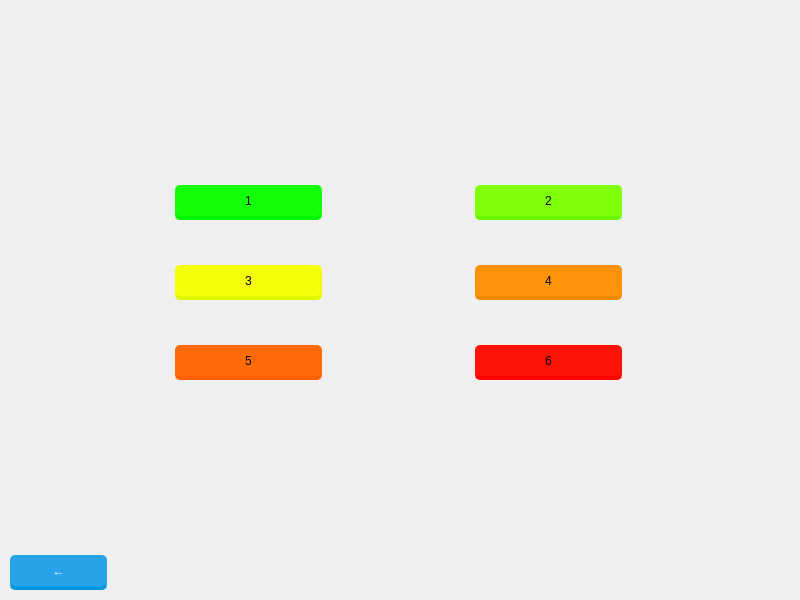
<?xml version="1.0" encoding="UTF-8"?>
<ui version="4.0">
 <class>LevelsWindowClass</class>
 <widget class="QWidget" name="LevelsWindowClass">
  <property name="geometry">
   <rect>
    <x>0</x>
    <y>0</y>
    <width>800</width>
    <height>600</height>
   </rect>
  </property>
  <property name="windowTitle">
   <string>LevelsWindow</string>
  </property>
  <widget class="QPushButton" name="level1Button">
   <property name="geometry">
    <rect>
     <x>175</x>
     <y>180</y>
     <width>150</width>
     <height>40</height>
    </rect>
   </property>
   <property name="styleSheet">
    <string notr="true">float:right;
font: 16pt &quot;MS Shell Dlg 2&quot;;
margin-right: 3%;
margin-top: 5px;
border-radius: 5px;
 -moz-border-radius: 5px;
-webkit-border-radius: 5px;
 padding: 5px 9px;
font-size: 1.2em;
background-color: rgba(19, 255, 8, 1);
text-shadow: #454545 0 0 2px;
border-bottom: 4px solid rgba(0, 245, 0, 1);
 color: black;
font-family: 'Roboto Slab', serif;</string>
   </property>
   <property name="text">
    <string>1</string>
   </property>
  </widget>
  <widget class="QPushButton" name="level2Button">
   <property name="geometry">
    <rect>
     <x>475</x>
     <y>180</y>
     <width>150</width>
     <height>40</height>
    </rect>
   </property>
   <property name="styleSheet">
    <string notr="true">float:right;
font: 16pt &quot;MS Shell Dlg 2&quot;;
margin-right: 3%;
margin-top: 5px;
border-radius: 5px;
 -moz-border-radius: 5px;
-webkit-border-radius: 5px;
 padding: 5px 9px;
font-size: 1.2em;
background-color: rgba(127, 255, 8, 1);
text-shadow: #454545 0 0 2px;
border-bottom: 4px solid rgba(108, 245, 0, 1);
 color: black;
font-family: 'Roboto Slab', serif;</string>
   </property>
   <property name="text">
    <string>2</string>
   </property>
  </widget>
  <widget class="QPushButton" name="level3Button">
   <property name="geometry">
    <rect>
     <x>175</x>
     <y>260</y>
     <width>150</width>
     <height>40</height>
    </rect>
   </property>
   <property name="styleSheet">
    <string notr="true">float:right;
font: 16pt &quot;MS Shell Dlg 2&quot;;
margin-right: 3%;
margin-top: 5px;
border-radius: 5px;
 -moz-border-radius: 5px;
-webkit-border-radius: 5px;
 padding: 5px 9px;
font-size: 1.2em;
background-color: rgba(245, 255, 8, 1);
text-shadow: #454545 0 0 2px;
border-bottom: 4px solid rgba(226, 245, 0, 1);
 color: black;
font-family: 'Roboto Slab', serif;</string>
   </property>
   <property name="text">
    <string>3</string>
   </property>
  </widget>
  <widget class="QPushButton" name="level6Button">
   <property name="geometry">
    <rect>
     <x>475</x>
     <y>340</y>
     <width>150</width>
     <height>40</height>
    </rect>
   </property>
   <property name="styleSheet">
    <string notr="true">float:right;
font: 16pt &quot;MS Shell Dlg 2&quot;;
margin-right: 3%;
margin-top: 5px;
border-radius: 5px;
 -moz-border-radius: 5px;
-webkit-border-radius: 5px;
 padding: 5px 9px;
font-size: 1.2em;
background-color: rgba(255, 19, 8, 1);
text-shadow: #454545 0 0 2px;
border-bottom: 4px solid rgba(255, 0, 0, 1);
 color: black;
font-family: 'Roboto Slab', serif;</string>
   </property>
   <property name="text">
    <string>6</string>
   </property>
  </widget>
  <widget class="QPushButton" name="level5Button">
   <property name="geometry">
    <rect>
     <x>175</x>
     <y>340</y>
     <width>150</width>
     <height>40</height>
    </rect>
   </property>
   <property name="styleSheet">
    <string notr="true">float:right;
font: 16pt &quot;MS Shell Dlg 2&quot;;
margin-right: 3%;
margin-top: 5px;
border-radius: 5px;
 -moz-border-radius: 5px;
-webkit-border-radius: 5px;
 padding: 5px 9px;
font-size: 1.2em;
background-color: rgba(255, 107, 8, 1);
text-shadow: #454545 0 0 2px;
border-bottom: 4px solid rgba(255, 97, 0, 1);
 color: black;
font-family: 'Roboto Slab', serif;</string>
   </property>
   <property name="text">
    <string>5</string>
   </property>
  </widget>
  <widget class="QPushButton" name="level4Button">
   <property name="geometry">
    <rect>
     <x>475</x>
     <y>260</y>
     <width>150</width>
     <height>40</height>
    </rect>
   </property>
   <property name="styleSheet">
    <string notr="true">float:right;
font: 16pt &quot;MS Shell Dlg 2&quot;;
margin-right: 3%;
margin-top: 5px;
border-radius: 5px;
 -moz-border-radius: 5px;
-webkit-border-radius: 5px;
 padding: 5px 9px;
font-size: 1.2em;
background-color: rgba(255, 147, 8, 1);
text-shadow: #454545 0 0 2px;
border-bottom: 4px solid rgba(236, 137, 0, 1);
 color: black;
font-family: 'Roboto Slab', serif;</string>
   </property>
   <property name="text">
    <string>4</string>
   </property>
  </widget>
  <widget class="QPushButton" name="mainWindow">
   <property name="geometry">
    <rect>
     <x>10</x>
     <y>550</y>
     <width>100</width>
     <height>40</height>
    </rect>
   </property>
   <property name="styleSheet">
    <string notr="true">float:right;
font: 32pt &quot;MS Shell Dlg 2&quot;;
margin-right: 3%;
margin-top: 5px;
border-radius: 5px;
 -moz-border-radius: 5px;
-webkit-border-radius: 5px;
 padding: 5px 9px;
font-size: 1.2em;
background-color: rgba(40, 162, 232, 1);
text-shadow: #454545 0 0 2px;
border-bottom: 4px solid rgba(0, 152, 224, 1);
 color: white;
font-family: 'Roboto Slab', serif;</string>
   </property>
   <property name="text">
    <string>←</string>
   </property>
  </widget>
 </widget>
 <layoutdefault spacing="6" margin="11"/>
 <resources/>
 <connections>
  <connection>
   <sender>mainWindow</sender>
   <signal>clicked()</signal>
   <receiver>LevelsWindowClass</receiver>
   <slot>slotShowMainWindow()</slot>
   <hints>
    <hint type="sourcelabel">
     <x>71</x>
     <y>564</y>
    </hint>
    <hint type="destinationlabel">
     <x>83</x>
     <y>502</y>
    </hint>
   </hints>
  </connection>
  <connection>
   <sender>level1Button</sender>
   <signal>clicked()</signal>
   <receiver>LevelsWindowClass</receiver>
   <slot>slotShowGameWindowLevel1()</slot>
   <hints>
    <hint type="sourcelabel">
     <x>229</x>
     <y>194</y>
    </hint>
    <hint type="destinationlabel">
     <x>231</x>
     <y>147</y>
    </hint>
   </hints>
  </connection>
  <connection>
   <sender>level2Button</sender>
   <signal>clicked()</signal>
   <receiver>LevelsWindowClass</receiver>
   <slot>slotShowGameWindowLevel2()</slot>
   <hints>
    <hint type="sourcelabel">
     <x>530</x>
     <y>204</y>
    </hint>
    <hint type="destinationlabel">
     <x>533</x>
     <y>147</y>
    </hint>
   </hints>
  </connection>
  <connection>
   <sender>level3Button</sender>
   <signal>clicked()</signal>
   <receiver>LevelsWindowClass</receiver>
   <slot>slotShowGameWindowLevel3()</slot>
   <hints>
    <hint type="sourcelabel">
     <x>243</x>
     <y>272</y>
    </hint>
    <hint type="destinationlabel">
     <x>143</x>
     <y>249</y>
    </hint>
   </hints>
  </connection>
  <connection>
   <sender>level4Button</sender>
   <signal>clicked()</signal>
   <receiver>LevelsWindowClass</receiver>
   <slot>slotShowGameWindowLevel4()</slot>
   <hints>
    <hint type="sourcelabel">
     <x>569</x>
     <y>278</y>
    </hint>
    <hint type="destinationlabel">
     <x>679</x>
     <y>253</y>
    </hint>
   </hints>
  </connection>
  <connection>
   <sender>level5Button</sender>
   <signal>clicked()</signal>
   <receiver>LevelsWindowClass</receiver>
   <slot>slotShowGameWindowLevel5()</slot>
   <hints>
    <hint type="sourcelabel">
     <x>223</x>
     <y>364</y>
    </hint>
    <hint type="destinationlabel">
     <x>118</x>
     <y>359</y>
    </hint>
   </hints>
  </connection>
  <connection>
   <sender>level6Button</sender>
   <signal>clicked()</signal>
   <receiver>LevelsWindowClass</receiver>
   <slot>slotShowGameWindowLevel6()</slot>
   <hints>
    <hint type="sourcelabel">
     <x>587</x>
     <y>356</y>
    </hint>
    <hint type="destinationlabel">
     <x>695</x>
     <y>332</y>
    </hint>
   </hints>
  </connection>
 </connections>
 <slots>
  <slot>slotShowMainWindow()</slot>
  <slot>slotShowGameWindowLevel1()</slot>
  <slot>slotShowGameWindowLevel2()</slot>
  <slot>slotShowGameWindowLevel3()</slot>
  <slot>slotShowGameWindowLevel4()</slot>
  <slot>slotShowGameWindowLevel5()</slot>
  <slot>slotShowGameWindowLevel6()</slot>
 </slots>
</ui>
